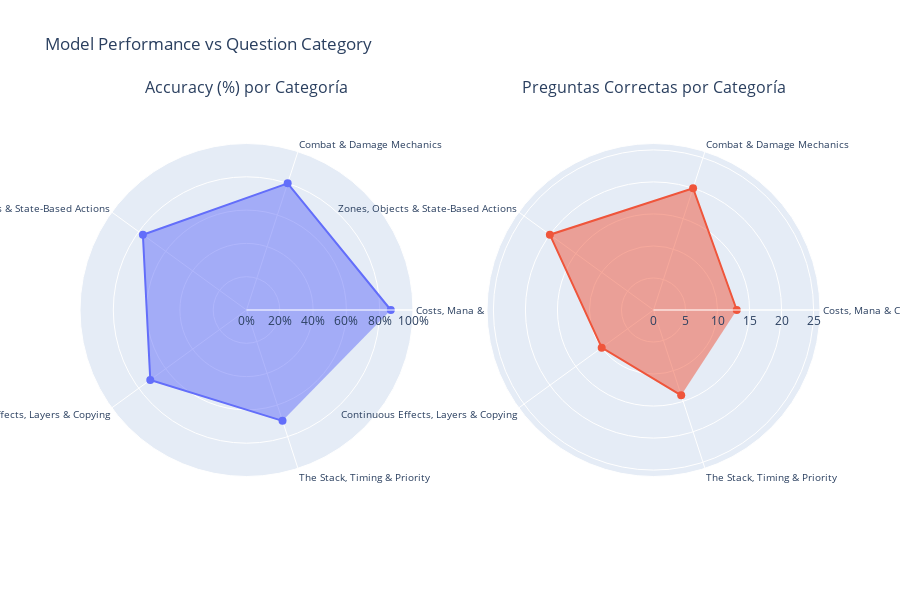

Notebook code cell kept with this figure:
### Code cell
categories = accuracy_cat['category']

fig = make_subplots(
    rows=1,
    cols=2,
    specs=[[{'type': 'polar'}, {'type': 'polar'}]],
    subplot_titles=[
        "Accuracy (%) por Categoría",
        "Preguntas Correctas por Categoría"
    ]
)

# --- Radar 1: Accuracy en porcentaje ---
fig.add_trace(
    go.Scatterpolar(
        r=accuracy_cat['accuracy'] * 100,
        theta=categories,
        fill='toself',
        name='Accuracy (%)',
        line=dict(color='#636EFA'),
        marker=dict(size=8)
    ),
    row=1,
    col=1
)

# --- Radar 2: Conteo absoluto ---
fig.add_trace(
    go.Scatterpolar(
        r=accuracy_cat['count_correct'],
        theta=categories,
        fill='toself',
        name='Conteo',
        line=dict(color='#EF553B'),
        marker=dict(size=8)
    ),
    row=1,
    col=2
)

# --- Layout ---
fig.update_layout(
    title = "Model Performance vs Question Category",
    showlegend=False,
    height=600,
    width=900,
    polar=dict(
        radialaxis=dict(
            visible=True,
            range=[0, 100],
            ticksuffix="%",
            
        ),
        angularaxis=dict(
            tickfont=dict(size=10)  
        )
    ),
    polar2=dict(
        radialaxis=dict(
            visible=True,
            range=[0, max(accuracy_cat['count'])]
        ),
        angularaxis=dict(
            tickfont=dict(size=10)  
        )
    )
)

fig.show()

### Figure 1 — Plotly figure (JSON) as saved in the notebook; plotly's stock layout.template omitted (floating-point values rounded to 4 significant figures)
{"data": [{"fill": "toself", "line": {"color": "#636EFA"}, "marker": {"size": 8}, "name": "Accuracy (%)", "r": [86.67, 80.0, 76.92, 71.43, 70.0], "subplot": "polar", "theta": ["Costs, Mana & Casting Requirements", "Combat & Damage Mechanics", "Zones, Objects & State-Based Actions", "Continuous Effects, Layers & Copying", "The Stack, Timing & Priority"], "type": "scatterpolar"}, {"fill": "toself", "line": {"color": "#EF553B"}, "marker": {"size": 8}, "name": "Conteo", "r": [13, 20, 20, 10, 14], "subplot": "polar2", "theta": ["Costs, Mana & Casting Requirements", "Combat & Damage Mechanics", "Zones, Objects & State-Based Actions", "Continuous Effects, Layers & Copying", "The Stack, Timing & Priority"], "type": "scatterpolar"}], "layout": {"annotations": [{"font": {"size": 16}, "showarrow": false, "text": "Accuracy (%) por Categoría", "x": 0.225, "xanchor": "center", "xref": "paper", "y": 1, "yanchor": "bottom", "yref": "paper"}, {"font": {"size": 16}, "showarrow": false, "text": "Preguntas Correctas por Categoría", "x": 0.775, "xanchor": "center", "xref": "paper", "y": 1, "yanchor": "bottom", "yref": "paper"}], "height": 600, "polar": {"angularaxis": {"tickfont": {"size": 10}}, "domain": {"x": [0, 0.45], "y": [0, 1]}, "radialaxis": {"range": [0, 100], "ticksuffix": "%", "visible": true}}, "polar2": {"angularaxis": {"tickfont": {"size": 10}}, "domain": {"x": [0.55, 1], "y": [0, 1]}, "radialaxis": {"range": [0, 26], "visible": true}}, "showlegend": false, "title": {"text": "Model Performance vs Question Category"}, "width": 900}}
